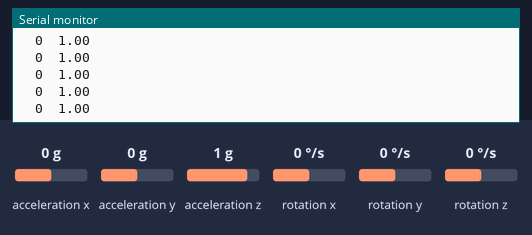
The sketch below on a simulated Arduino Uno, built with avr-gcc and run on an emulated ATmega328P. Shown: the last lines printed to the serial monitor. Wiring (inferred from the names in the program): MPU-6050 motion sensor at I2C address 0x68. The test bench sets the inputs (shaded band); at power-on: acceleration z 1 g, acceleration x 0 g, acceleration y 0 g, rotation x 0 °/s, rotation y 0 °/s, rotation z 0 °/s.

Above: at 1.2 s.
1.3 s: acceleration z set to -1.4 g
At 2.4 s:
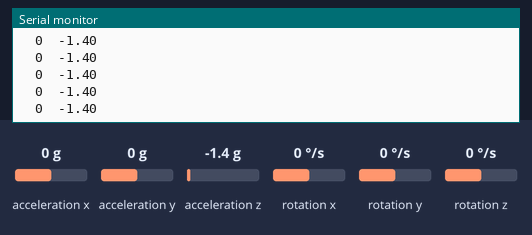
2.8 s: acceleration z set to -0.8 g
At 3.9 s:
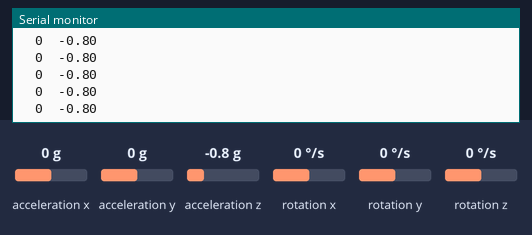
Timing chart, 0 to 5.8 s (numbered marks = the images above; inputs shaded):
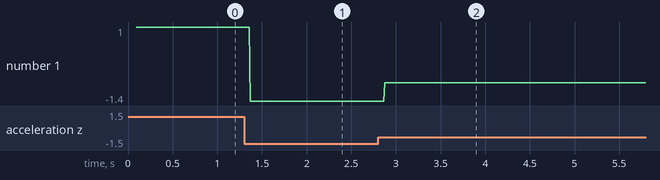

Measured:
- after the input at 1.3 s, the serial monitor: prints a new line after 0.07 s (image 1)
- after the input at 2.8 s, the serial monitor: prints a new line after 0.07 s (image 2)
- plotted number 1: 1 → -1.4 after the input at 1.3 s, -1.4 → -0.8 after the input at 2.8 s

The sketch:

sketch_may25a.ino
```cpp
// MPU-6050 Accelerometer + Gyro
#include <Wire.h>

#define MPU6050_ACCEL_XOUT_H       0x3B   // R
#define MPU6050_WHO_AM_I           0x75   // R
#define MPU6050_PWR_MGMT_1         0x6B   // R/W
#define MPU6050_I2C_ADDRESS 0x68

typedef union accel_t_gyro_union{
  struct{
    uint8_t x_accel_h;
    uint8_t x_accel_l;
    uint8_t y_accel_h;
    uint8_t y_accel_l;
    uint8_t z_accel_h;
    uint8_t z_accel_l;
    uint8_t t_h;
    uint8_t t_l;
    uint8_t x_gyro_h;
    uint8_t x_gyro_l;
    uint8_t y_gyro_h;
    uint8_t y_gyro_l;
    uint8_t z_gyro_h;
    uint8_t z_gyro_l;
  }
  reg;
  struct{
    int16_t x_accel;
    int16_t y_accel;
    int16_t z_accel;
    int16_t temperature;
    int16_t x_gyro;
    int16_t y_gyro;
    int16_t z_gyro;
  }
  value;
};

void setup(){
  Wire.begin();
  int error;
  uint8_t c;
  Serial.begin(9600);
  Serial.print("InvenSense MPU-6050");
  Serial.print("June 2012");
  error = MPU6050_read (MPU6050_WHO_AM_I, &c, 1);
  Serial.print("WHO_AM_I : ");
  Serial.print(c,HEX);
  Serial.print(", error = ");
  Serial.println(error,DEC);
  error = MPU6050_read (MPU6050_PWR_MGMT_1, &c, 1);
  Serial.print("PWR_MGMT_1 : ");
  Serial.print(c,HEX);
  Serial.print(", error = ");
  Serial.println(error,DEC);
  MPU6050_write_reg (MPU6050_PWR_MGMT_1, 0);
}

void loop(){
  int error;
  float dT;
  accel_t_gyro_union accel_t_gyro;
  error = MPU6050_read (MPU6050_ACCEL_XOUT_H, (uint8_t *) &accel_t_gyro, sizeof(accel_t_gyro));
  Serial.print(error,DEC);
  Serial.print("\t");

  uint8_t swap;
#define SWAP(x,y) swap = x; x = y; y = swap
  SWAP (accel_t_gyro.reg.x_accel_h, accel_t_gyro.reg.x_accel_l);
  SWAP (accel_t_gyro.reg.y_accel_h, accel_t_gyro.reg.y_accel_l);
  SWAP (accel_t_gyro.reg.z_accel_h, accel_t_gyro.reg.z_accel_l);
  SWAP (accel_t_gyro.reg.t_h, accel_t_gyro.reg.t_l);
  SWAP (accel_t_gyro.reg.x_gyro_h, accel_t_gyro.reg.x_gyro_l);
  SWAP (accel_t_gyro.reg.y_gyro_h, accel_t_gyro.reg.y_gyro_l);
  SWAP (accel_t_gyro.reg.z_gyro_h, accel_t_gyro.reg.z_gyro_l);


  float acc_x = accel_t_gyro.value.x_accel / 16384.0; //FS_SEL_0 16,384 LSB / g
  float acc_y = accel_t_gyro.value.y_accel / 16384.0;
  float acc_z = accel_t_gyro.value.z_accel / 16384.0;


  Serial.println(acc_z, 2);
  Serial.print("\t");

  float acc_angle_x = atan2(acc_x, acc_z) * 360 / 2.0 / PI;
  float acc_angle_y = atan2(acc_y, acc_z) * 360 / 2.0 / PI;
  float acc_angle_z = atan2(acc_x, acc_y) * 360 / 2.0 / PI;


  float gyro_x = accel_t_gyro.value.x_gyro / 131.0;  //FS_SEL_0 131 LSB / (°/s)
  float gyro_y = accel_t_gyro.value.y_gyro / 131.0;
  float gyro_z = accel_t_gyro.value.z_gyro / 131.0;


}

// MPU6050_read
int MPU6050_read(int start, uint8_t *buffer, int size){
  int i, n, error;
  Wire.beginTransmission(MPU6050_I2C_ADDRESS);
  n = Wire.write(start);
  if (n != 1)
    return (-10);
  n = Wire.endTransmission(false);    // hold the I2C-bus
  if (n != 0)
    return (n);
  // Third parameter is true: relase I2C-bus after data is read.
  Wire.requestFrom(MPU6050_I2C_ADDRESS, size, true);
  i = 0;
  while(Wire.available() && i<size){
    buffer[i++]=Wire.read();
  }
  if ( i != size)
    return (-11);
  return (0);  // return : no error
}

// MPU6050_write
int MPU6050_write(int start, const uint8_t *pData, int size){
  int n, error;
  Wire.beginTransmission(MPU6050_I2C_ADDRESS);
  n = Wire.write(start);        // write the start address
  if (n != 1)
    return (-20);
  n = Wire.write(pData, size);  // write data bytes
  if (n != size)
    return (-21);
  error = Wire.endTransmission(true); // release the I2C-bus
  if (error != 0)
    return (error);
  return (0);         // return : no error
}

// MPU6050_write_reg
int MPU6050_write_reg(int reg, uint8_t data){
  int error;
  error = MPU6050_write(reg, &data, 1);
  return (error);
}
```
